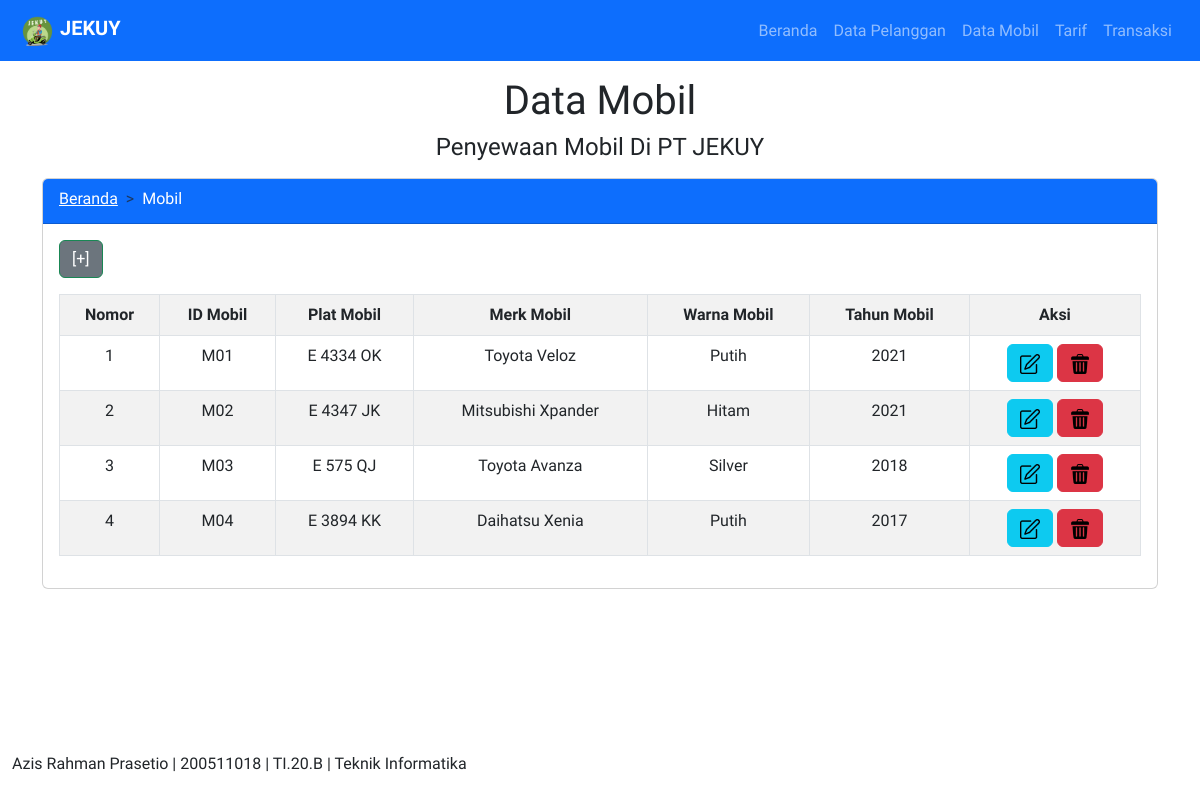
The page /form_mobil.php on the database its author committed.
### tables this page shows
CREATE TABLE `jenismobil` (
  `idMobil` char(5) NOT NULL,
  `platMobil` varchar(12) NOT NULL,
  `merkMobil` varchar(50) NOT NULL,
  `warnaMobil` varchar(15) NOT NULL,
  `tahunMobil` varchar(50) NOT NULL
);

### form_mobil.php (the view, shortened to what this page needs)
<?php
    include "scripts/config.php";
    include "includes/header.php";
?>
<div class="container">
    <div class="mt-3">
        <h1 class="text-center">Data Mobil</h1>
        <h4 class="text-center">Penyewaan Mobil Di PT JEKUY</h4>
    </div>
    <div class="card mt-3">
    <div class="card-header bg-primary text-white">
        <nav style="--bs-breadcrumb-divider: '>';" aria-label="breadcrumb">
            <ol class="breadcrumb mb-1">
                <li class="breadcrumb-item"><a href="index.php" style="color: #ffffff;">Beranda</a></li>
                <li class="breadcrumb-item" aria-current="page" style="color: #ffffff;">Mobil</li>
            </ol>
        </nav>
    </div>
    <div class="card-body">
        <button href="form_mobil.php" type="button" class="btn btn-success bg-secondary mb-3" data-bs-toggle="modal" data-bs-target="#modalTambah"> [+] </button>
        <table class="table table-bordered table-striped table-hover text-center">
            <tr>
                <th>Nomor</th>
                <th>ID Mobil</th>
                <th>Plat Mobil</th>
                <th>Merk Mobil</th>
                <th>Warna Mobil</th>
                <th>Tahun Mobil</th>
                <th>Aksi</th>
            </tr>
            <?php
            $no=1;
            $tampil=mysqli_query($db,"SELECT * FROM jenisMobil");
            while($data = mysqli_fetch_array($tampil)) :
            ?>
                <tr>
                    <td><?= $no++?></td>
                    <td><?= $data['idMobil']?></td>
                    <td><?= $data['platMobil']?></td>
                    <td><?= $data['merkMobil']?></td>
                    <td><?= $data['warnaMobil']?></td>
                    <td><?= $data['tahunMobil']?></td>
                    <td>
                        <a href="action.php" class="btn btn-info" data-bs-toggle="modal" data-bs-target="#modalUbah<?=$no?>">
                        <img src="assets/edit.png" style="width: 20px;" alt="Ubah">
                        </a>
                        <a href="action.php" class="btn btn-danger" data-bs-toggle="modal" data-bs-target="#modalHapus<?=$no?>">
                            <img src="assets/hapus.png" style="width: 20px;" alt="Hapus">
                        </a>
                    </td>
                </tr>
            <?php endwhile; ?>
        </table>
    </div>
</div>
<?php include "includes/footer.php"?>

### styles/main.css (style rules this page uses)
body { background-color: #ffffff; font-family: 'Assistant', sans-serif; }

### rows shown on the page
jenismobil: idMobil "M01", platMobil "E 4334 OK", merkMobil "Toyota Veloz", warnaMobil "Putih", tahunMobil "2021"
jenismobil: idMobil "M02", platMobil "E 4347 JK", merkMobil "Mitsubishi Xpander", warnaMobil "Hitam", tahunMobil "2021"
jenismobil: idMobil "M03", platMobil "E 575 QJ", merkMobil "Toyota Avanza", warnaMobil "Silver", tahunMobil "2018"
jenismobil: idMobil "M04", platMobil "E 3894 KK", merkMobil "Daihatsu Xenia", warnaMobil "Putih", tahunMobil "2017"
